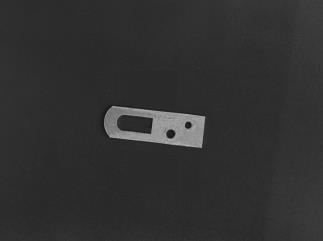
//> input picture LocationTrack/LocationTrack/0.jpg, 323 x 241 px
$ ./LocationTrack   (built with g++ and OpenCV 4)
//> lines starting //> are read from the running program, lines starting //| are printed output that depends on the picture; after the words box and inside, x2 and y2 are one past the last pixel; in counts of white or black regions, pixels touching at a corner belong together
#include<opencv2/opencv.hpp>
#include<iostream>

using namespace cv;
using namespace std;

int cellsize = 16;
int nAngle = 8;

float O_Distance(float * a, float * b, int n);
int calHOG(Mat src, float * hist, int nAngle, int cellSize);


int main()
{
	Mat objMat = imread("0.jpg", 0);
//> objMat is the input picture: 241 rows x 323 cols, CV_8UC1; min 3, max 187, mean 49
	Mat srcMat = imread("1.jpg", 0);
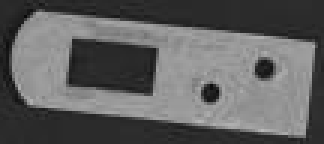
//> input picture LocationTrack/LocationTrack/1.jpg, 108 x 48 px (shown 3 times larger)
//> srcMat is the input picture: 48 rows x 108 cols, CV_8UC1; min 8, max 185, mean 96.2
	Mat dstMat;

	srcMat.copyTo(dstMat);
	int nAngle = 8;
	int cellSize = 16;
	int nX = objMat.cols / cellSize;
//> nX = 20
	int nY = objMat.rows / cellSize;
//> nY = 15

	int bins = nX * nY*nAngle;
//> bins = 2400

	float * obj_hist = new float[bins];
	memset(obj_hist, 0, sizeof(float)*bins);

	int reCode = 0;
	reCode = calHOG(objMat, obj_hist, nAngle, cellSize);
//> in calHOG, `Sobel(src, gx, CV_32F, 1, 0, 1);`:
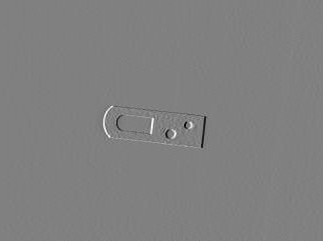
//> gx: 241 rows x 323 cols, CV_32FC1; min -138, max 136, mean 0.1; drawn with min black and max white
//> in calHOG, `cartToPolar(gx, gy, mag, angle, true);`:
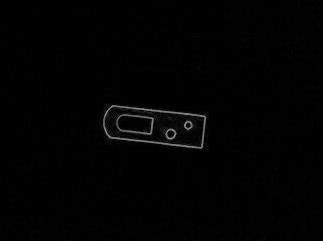
//> mag: 241 rows x 323 cols, CV_32FC1; min 0, max 154.9, mean 2.3
//> in calHOG, `cartToPolar(gx, gy, mag, angle, true);`:
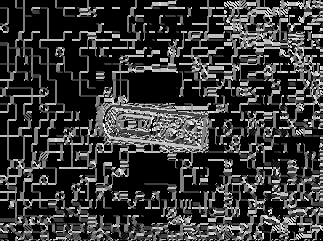
//> angle: 241 rows x 323 cols, CV_32FC1; min 0, max 359.3, mean 79.5; drawn with min black and max white
//> reCode = 0
	if (reCode != 0) {
		return -1;
	}

	Rect rect;
	Mat fraMat;
	Point dstposition;
	int cnt = 0;
	float distance, dist;
	Mat distanceMat = Mat(srcMat.size(), CV_32FC1, Scalar(255,0,0));
	for (int i = 0; i < srcMat.rows - objMat.rows + 1; i++)
	{
		for (int j = 0; j < srcMat.cols - objMat.cols + 1; j++)
		{
			float * fra_hist = new float[bins];
			memset(fra_hist, 0, sizeof(float)*bins);
			rect = Rect(j, i, objMat.cols, objMat.rows);
			fraMat = srcMat(rect);

			calHOG(fraMat, fra_hist, nAngle, cellSize);
			dist = O_Distance(obj_hist, fra_hist, bins);
			distanceMat.at<float>(i, j) = dist;

			if (cnt == 0)
			{
				distance = dist;
				dstposition.x = j;
				dstposition.y = i;
				cnt++;
			}
			else
			{
				if (dist < distance)
				{
					distance = dist;
					dstposition.x = j;  dstposition.y = i;
				}
			}
			delete[] fra_hist;
		}
	}
//> distanceMat: 48 rows x 108 cols, CV_32FC1; every value is 255
//> after the loop, rect = Rect(0, 0, 0, 0); dist = 0; distance = 0; dstposition = Point(0, 0); cnt = 0

	rectangle(dstMat, dstposition, Point(dstposition.x + objMat.cols, dstposition.y + objMat.rows), Scalar(255, 0, 0), 2, 8, 0);
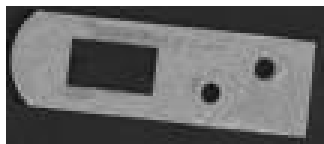
//> dstMat: 48 rows x 108 cols, CV_8UC1 (shown 3 times larger); 5.94% of pixels changed, all inside (x1, y1, x2, y2) = (0, 0, 108, 48)
	delete[] obj_hist;
	destroyAllWindows();

	imshow("追踪定位图像", dstMat);

	waitKey(0);
	return 0;

}


int calHOG(Mat src, float * hist, int nAngle, int cellSize)
{
	Mat gx, gy;
	Mat mag, angle;
	Sobel(src, gx, CV_32F, 1, 0, 1);
	Sobel(src, gy, CV_32F, 0, 1, 1);
	cartToPolar(gx, gy, mag, angle, true);
	int nX = src.cols / cellsize;
	int nY = src.rows / cellsize;
	for (int i = 0; i < nY; i++)
	{
		for (int j = 0; j < nX; j++)
		{
			Mat roiMat;
			Mat roiMag;
			Mat roiAgl;
			Rect roi = Rect(j*cellsize, i*cellsize, cellsize, cellsize);
			roi.x = j * cellsize;
			roi.y = i * cellsize;

			roiMat = src(roi);
			roiMag = mag(roi);
			roiAgl = angle(roi);

			int head = (i*nX + j)*nAngle;
			for (int n = 0; n < roiMat.rows; n++)
			{
				for (int m = 0; m < roiMat.cols; m++)
				{
					hist[head + (int)roiAgl.at<float>(n, m) / (360 / nAngle)] += roiMag.at<float>(n, m);
				}
			}
		}
	}
	return 0;
}

float O_Distance(float * a, float * b, int n)
{
	float distance = 0;
	for (int i = 0; i < n; i++) {
		distance += (a[i] - b[i])*(a[i] - b[i]);
	}
	distance = sqrt(distance);
	return distance;
}
